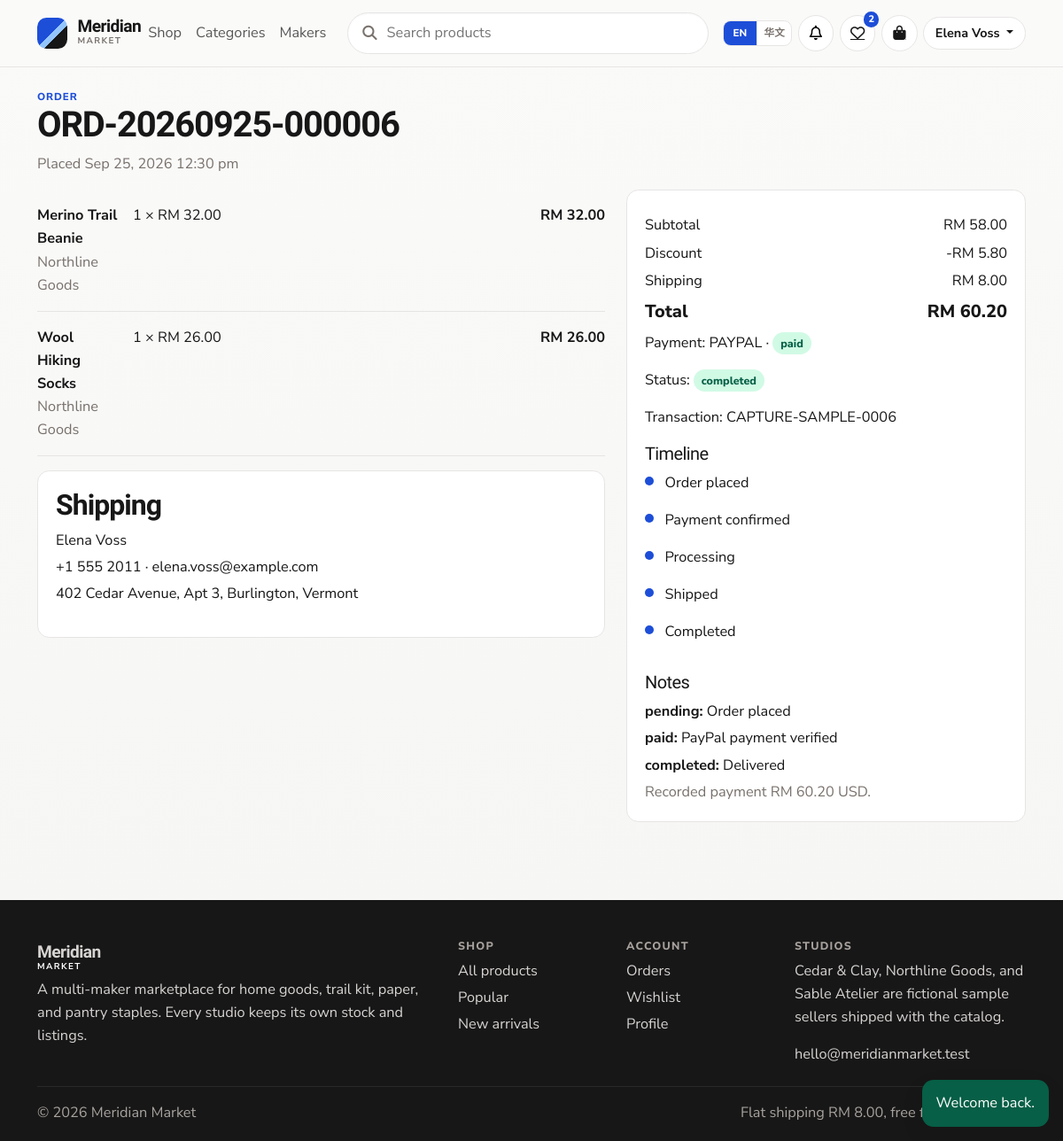
The page /public/order_detail.php?order=ORD-20260925-000006 (signed in) on the database its author committed.
### tables this page shows
CREATE TABLE users (
    id INT UNSIGNED AUTO_INCREMENT PRIMARY KEY,
    name VARCHAR(80) NOT NULL,
    email VARCHAR(120) NOT NULL,
    password VARCHAR(255) NOT NULL,
    phone VARCHAR(20) NOT NULL,
    address VARCHAR(255) NOT NULL,
    avatar VARCHAR(255) NULL,
    role ENUM('customer', 'seller', 'admin') NOT NULL DEFAULT 'customer',
    status ENUM('active', 'suspended') NOT NULL DEFAULT 'active',
    must_change_password TINYINT(1) NOT NULL DEFAULT 0,
    created_at DATETIME NOT NULL DEFAULT CURRENT_TIMESTAMP,
    updated_at DATETIME NOT NULL DEFAULT CURRENT_TIMESTAMP ON UPDATE CURRENT_TIMESTAMP,
    UNIQUE KEY uq_users_email (email),
    KEY idx_users_role_status (role, status)
);

CREATE TABLE orders (
    id INT UNSIGNED AUTO_INCREMENT PRIMARY KEY,
    order_number VARCHAR(24) NOT NULL,
    user_id INT UNSIGNED NOT NULL,
    subtotal DECIMAL(10,2) NOT NULL,
    discount_amount DECIMAL(10,2) NOT NULL DEFAULT 0.00,
    shipping_fee DECIMAL(10,2) NOT NULL DEFAULT 0.00,
    total_amount DECIMAL(10,2) NOT NULL,
    coupon_id INT UNSIGNED NULL,
    payment_method ENUM('paypal', 'cod', 'bank') NOT NULL,
    payment_status ENUM('unpaid', 'paid', 'refunded', 'failed') NOT NULL DEFAULT 'unpaid',
    transaction_id VARCHAR(80) NULL,
    order_status ENUM('pending', 'paid', 'processing', 'shipped', 'completed', 'cancelled') NOT NULL DEFAULT 'pending',
    shipping_name VARCHAR(80) NOT NULL,
    shipping_email VARCHAR(120) NOT NULL,
    shipping_phone VARCHAR(20) NOT NULL,
    shipping_address VARCHAR(255) NOT NULL,
    cancellation_reason VARCHAR(255) NULL,
    cancelled_at DATETIME NULL,
    stock_restored TINYINT(1) NOT NULL DEFAULT 0,
    created_at DATETIME NOT NULL DEFAULT CURRENT_TIMESTAMP,
    updated_at DATETIME NOT NULL DEFAULT CURRENT_TIMESTAMP ON UPDATE CURRENT_TIMESTAMP,
    UNIQUE KEY uq_orders_number (order_number),
    UNIQUE KEY uq_orders_transaction (transaction_id),
    KEY idx_orders_user (user_id, created_at),
    KEY idx_orders_status (order_status, payment_status),
    CONSTRAINT fk_orders_user FOREIGN KEY (user_id) REFERENCES users (id),
    CONSTRAINT fk_orders_coupon FOREIGN KEY (coupon_id) REFERENCES coupons (id) ON DELETE SET NULL
);

CREATE TABLE order_items (
    id INT UNSIGNED AUTO_INCREMENT PRIMARY KEY,
    order_id INT UNSIGNED NOT NULL,
    product_id INT UNSIGNED NOT NULL,
    seller_id INT UNSIGNED NOT NULL,
    product_name VARCHAR(160) NOT NULL,
    quantity INT UNSIGNED NOT NULL,
    unit_price DECIMAL(10,2) NOT NULL,
    subtotal DECIMAL(10,2) NOT NULL,
    created_at DATETIME NOT NULL DEFAULT CURRENT_TIMESTAMP,
    KEY idx_items_order (order_id),
    KEY idx_items_seller (seller_id, order_id),
    KEY idx_items_product (product_id),
    CONSTRAINT fk_items_order FOREIGN KEY (order_id) REFERENCES orders (id),
    CONSTRAINT fk_items_product FOREIGN KEY (product_id) REFERENCES products (id),
    CONSTRAINT fk_items_seller FOREIGN KEY (seller_id) REFERENCES users (id)
);

CREATE TABLE seller_profiles (
    id INT UNSIGNED AUTO_INCREMENT PRIMARY KEY,
    user_id INT UNSIGNED NOT NULL,
    shop_name VARCHAR(80) NOT NULL,
    shop_slug VARCHAR(120) NOT NULL,
    bio VARCHAR(500) NOT NULL,
    location VARCHAR(120) NOT NULL,
    created_at DATETIME NOT NULL DEFAULT CURRENT_TIMESTAMP,
    updated_at DATETIME NOT NULL DEFAULT CURRENT_TIMESTAMP ON UPDATE CURRENT_TIMESTAMP,
    UNIQUE KEY uq_seller_user (user_id),
    UNIQUE KEY uq_seller_slug (shop_slug),
    CONSTRAINT fk_seller_user FOREIGN KEY (user_id) REFERENCES users (id)
);

CREATE TABLE order_status_events (
    id INT UNSIGNED AUTO_INCREMENT PRIMARY KEY,
    order_id INT UNSIGNED NOT NULL,
    status VARCHAR(20) NOT NULL,
    note VARCHAR(255) NULL,
    actor_id INT UNSIGNED NULL,
    created_at DATETIME NOT NULL DEFAULT CURRENT_TIMESTAMP,
    KEY idx_events_order (order_id, id),
    CONSTRAINT fk_events_order FOREIGN KEY (order_id) REFERENCES orders (id),
    CONSTRAINT fk_events_actor FOREIGN KEY (actor_id) REFERENCES users (id) ON DELETE SET NULL
);

CREATE TABLE payments (
    id INT UNSIGNED AUTO_INCREMENT PRIMARY KEY,
    order_id INT UNSIGNED NOT NULL,
    payment_method ENUM('paypal', 'cod', 'bank') NOT NULL,
    transaction_id VARCHAR(80) NULL,
    provider_reference VARCHAR(80) NULL,
    amount DECIMAL(10,2) NOT NULL,
    currency CHAR(3) NOT NULL,
    status ENUM('unpaid', 'paid', 'refunded', 'failed') NOT NULL DEFAULT 'unpaid',
    response_data TEXT NULL,
    created_at DATETIME NOT NULL DEFAULT CURRENT_TIMESTAMP,
    updated_at DATETIME NOT NULL DEFAULT CURRENT_TIMESTAMP ON UPDATE CURRENT_TIMESTAMP,
    UNIQUE KEY uq_payments_order (order_id),
    UNIQUE KEY uq_payments_transaction (transaction_id),
    CONSTRAINT fk_payments_order FOREIGN KEY (order_id) REFERENCES orders (id)
);

### public/order_detail.php (the view, shortened to what the rows shown need)
<?php
require __DIR__ . '/../includes/bootstrap.php';
$user = require_login();
$number = query_string('order', 24);
$order = fetch_order_for_user($number, (int) $user['id']);
require APP_ROOT . '/includes/header.php';
?>
<main id="content" class="container py-4">
    <?php if (!$order): ?>
        <?php render_empty('fa-receipt', 'Order not found.', 'Check the order number or return to your history.', url('public/orders.php'), 'My orders'); ?>
    <?php else: ?>
        <?php $items = order_items((int) $order['id']); $events = order_events((int) $order['id']); $payment = order_payment((int) $order['id']); ?>
        <p class="eyebrow">Order</p>
        <h1><?= e($order['order_number']) ?></h1>
        <p class="muted">Placed <?= e(date('M j, Y g:i a', strtotime((string) $order['created_at']))) ?></p>
        <div class="row g-4">
            <div class="col-lg-7">
                <?php foreach ($items as $item): ?>
                    <article class="order-card">
                        <div>
                            <strong><?= e($item['product_name']) ?></strong>
                            <p class="muted mb-0"><?= e($item['shop_name'] ?: 'Studio') ?></p>
                        </div>
                        <div><?= e((string) $item['quantity']) ?> × <?= e(money($item['unit_price'])) ?></div>
                        <strong><?= e(money($item['subtotal'])) ?></strong>
                    </article>
                <?php endforeach; ?>
                <section class="form-card mt-3">
                    <h2>Shipping</h2>
                    <p class="mb-1"><?= e($order['shipping_name']) ?></p>
                    <p class="mb-1"><?= e($order['shipping_phone']) ?> · <?= e($order['shipping_email']) ?></p>
                    <p><?= nl2br(e($order['shipping_address'])) ?></p>
                </section>
            </div>
            <div class="col-lg-5">
                <aside class="summary-card">
                    <div class="totals">
                        <div><span>Subtotal</span><span><?= e(money($order['subtotal'])) ?></span></div>
                        <div><span>Discount</span><span>-<?= e(money($order['discount_amount'])) ?></span></div>
                        <div><span>Shipping</span><span><?= e(money($order['shipping_fee'])) ?></span></div>
                        <div class="grand"><span>Total</span><span><?= e(money($order['total_amount'])) ?></span></div>
                    </div>
                    <p>Payment: <?= e(strtoupper((string) $order['payment_method'])) ?> · <span class="badge-status badge-<?= e($order['payment_status']) ?>"><?= e($order['payment_status']) ?></span></p>
                    <p>Status: <span class="badge-status badge-<?= e($order['order_status']) ?>"><?= e($order['order_status']) ?></span></p>
                    <?php if ($order['transaction_id']): ?><p>Transaction: <?= e($order['transaction_id']) ?></p><?php endif; ?>
                    <h2 class="h5">Timeline</h2>
                    <ol class="timeline">
                        <?php foreach (order_timeline($order) as $step): ?>
                            <li class="<?= e($step['state']) ?>"><?= e($step['label']) ?></li>
                        <?php endforeach; ?>
                    </ol>
                    <?php if ($events): ?>
                        <h2 class="h5 mt-3">Notes</h2>
                        <?php foreach ($events as $event): ?>
                            <?php if ($event['note']): ?><p class="mb-1"><strong><?= e($event['status']) ?>:</strong> <?= e($event['note']) ?></p><?php endif; ?>
                        <?php endforeach; ?>
                    <?php endif; ?>
                    <?php if ($payment): ?>
                        <p class="muted mb-0">Recorded payment <?= e(money($payment['amount'])) ?> <?= e($payment['currency']) ?>.</p>
                    <?php endif; ?>
                </aside>
            </div>
        </div>
    <?php endif; ?>
</main>
<?php require APP_ROOT . '/includes/footer.php'; ?>

### includes/navbar.php (shortened to what the rows shown need)
<header class="site-header">
    <nav class="navbar navbar-expand-lg">
        <div class="container">
            <div class="collapse navbar-collapse" id="storeNav">
                <div class="nav-tools">
                    <?php if (!$currentUser): ?>
                        <a class="btn btn-quiet btn-sm" href="<?= e(url('public/login.php')) ?>"><?= te('nav.sign_in') ?></a>
                        <a class="btn btn-accent btn-sm" href="<?= e(url('public/register.php')) ?>"><?= te('nav.join') ?></a>
                    <?php else: ?>
                        <div class="dropdown">
                            <button class="btn btn-quiet btn-sm dropdown-toggle" type="button" data-bs-toggle="dropdown" aria-expanded="false">
                                <?= e($currentUser['name']) ?>
                            </button>
                        </div>
                    <?php endif; ?>
                </div>
            </div>
        </div>
    </nav>
</header>

### rows shown on the page
users: name "Elena Voss"
orders: order_number "ORD-20260925-000006", created_at "Sep 25, 2026 12:30 pm", shipping_name "Elena Voss", shipping_phone "+1 555 2011", shipping_email "elena.voss@example.com", shipping_address "402 Cedar Avenue, Apt 3, Burlington, Vermont", subtotal "RM 58.00", discount_amount "RM 5.80", shipping_fee "RM 8.00", total_amount "RM 60.20", payment_method "PAYPAL", payment_status "paid", order_status "completed", transaction "CAPTURE-SAMPLE-0006", label "Completed"
order_items: product_name "Merino Trail Beanie", seller_profiles.shop_name "Northline Goods", quantity "1", unit_price "RM 32.00", subtotal "RM 32.00"
order_items: product_name "Wool Hiking Socks", seller_profiles.shop_name "Northline Goods", quantity "1", unit_price "RM 26.00", subtotal "RM 26.00"
order_status_events: status "pending", note "Order placed"
order_status_events: status "paid", note "PayPal payment verified"
order_status_events: status "completed", note "Delivered"
payments: amount "RM 60.20", currency "USD"

### other values the page prints
te('nav.shop') "Shop"
te('nav.categories') "Categories"
te('nav.makers') "Makers"
te('nav.lang_en') "EN"
te('nav.lang_zh') "华文"
$wishCount "2"
$flash['message'] "Welcome back."
$step['label'] "Order placed"
$step['label'] "Payment confirmed"
$step['label'] "Processing"
$step['label'] "Shipped"
te('footer.blurb') "A multi-maker marketplace for home goods, trail kit, paper, and pantry staples. Every studio keeps its own stock and listings."
te('footer.shop') "SHOP"
te('footer.all_products') "All products"
te('footer.popular') "Popular"
